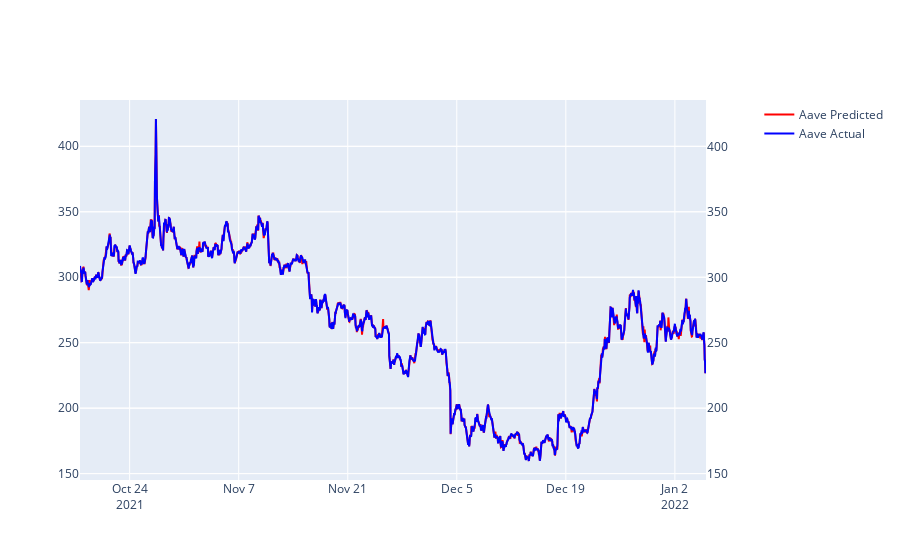

Here is the notebook cell this chart was saved with:
### Code cell
fig = make_subplots(specs=[[{"secondary_y": True}]])
fig.add_trace(go.Scatter(x=df_test.index, y=pred_prices,
                    mode='lines',
                    marker=dict(color='red'),
                    name='Aave Predicted'),
                    secondary_y=False)
fig.add_trace(go.Scatter(x=df_test.index, y=df_test.aavePriceUSD,
                    mode='lines',
                    marker=dict(color='blue'),
                    name='Aave Actual'),
                    secondary_y=True)

### Figure 1 — Plotly figure (JSON) as saved in the notebook; plotly's stock layout.template omitted (floating-point values rounded to 4 significant figures; data arrays with more than 128 entries replaced by an {"elided": "..."} marker saying what was removed)
{"data": [{"marker": {"color": "red"}, "mode": "lines", "name": "Aave Predicted", "type": "scatter", "x": {"elided": "1930 str values"}, "xaxis": "x", "y": {"elided": "1929 float values"}, "yaxis": "y"}, {"marker": {"color": "blue"}, "mode": "lines", "name": "Aave Actual", "type": "scatter", "x": {"elided": "1930 str values"}, "xaxis": "x", "y": {"elided": "1930 float values"}, "yaxis": "y2"}], "layout": {"xaxis": {"anchor": "y", "domain": [0, 0.94]}, "yaxis": {"anchor": "x", "domain": [0, 1]}, "yaxis2": {"anchor": "x", "overlaying": "y", "side": "right"}}}
